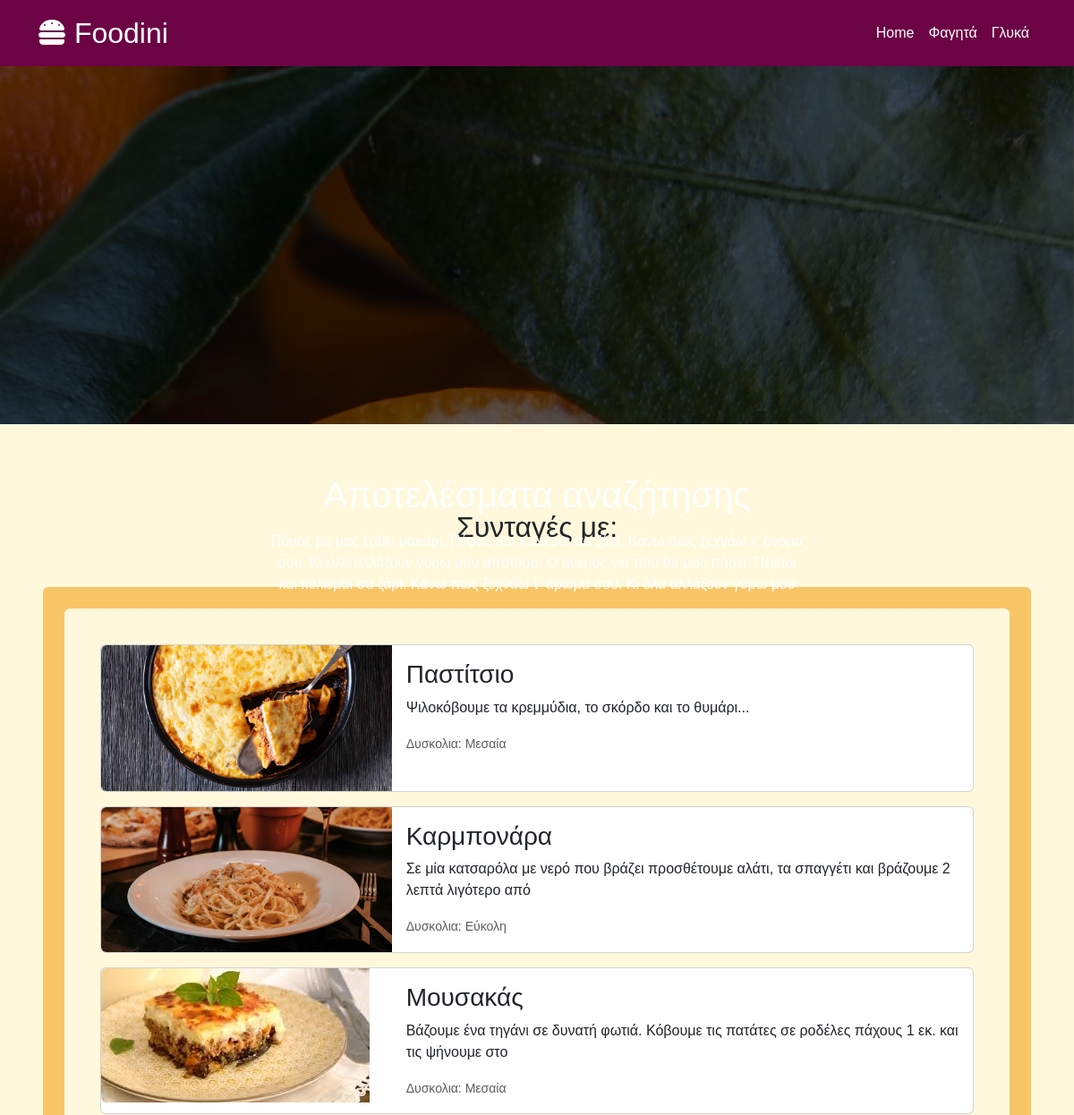
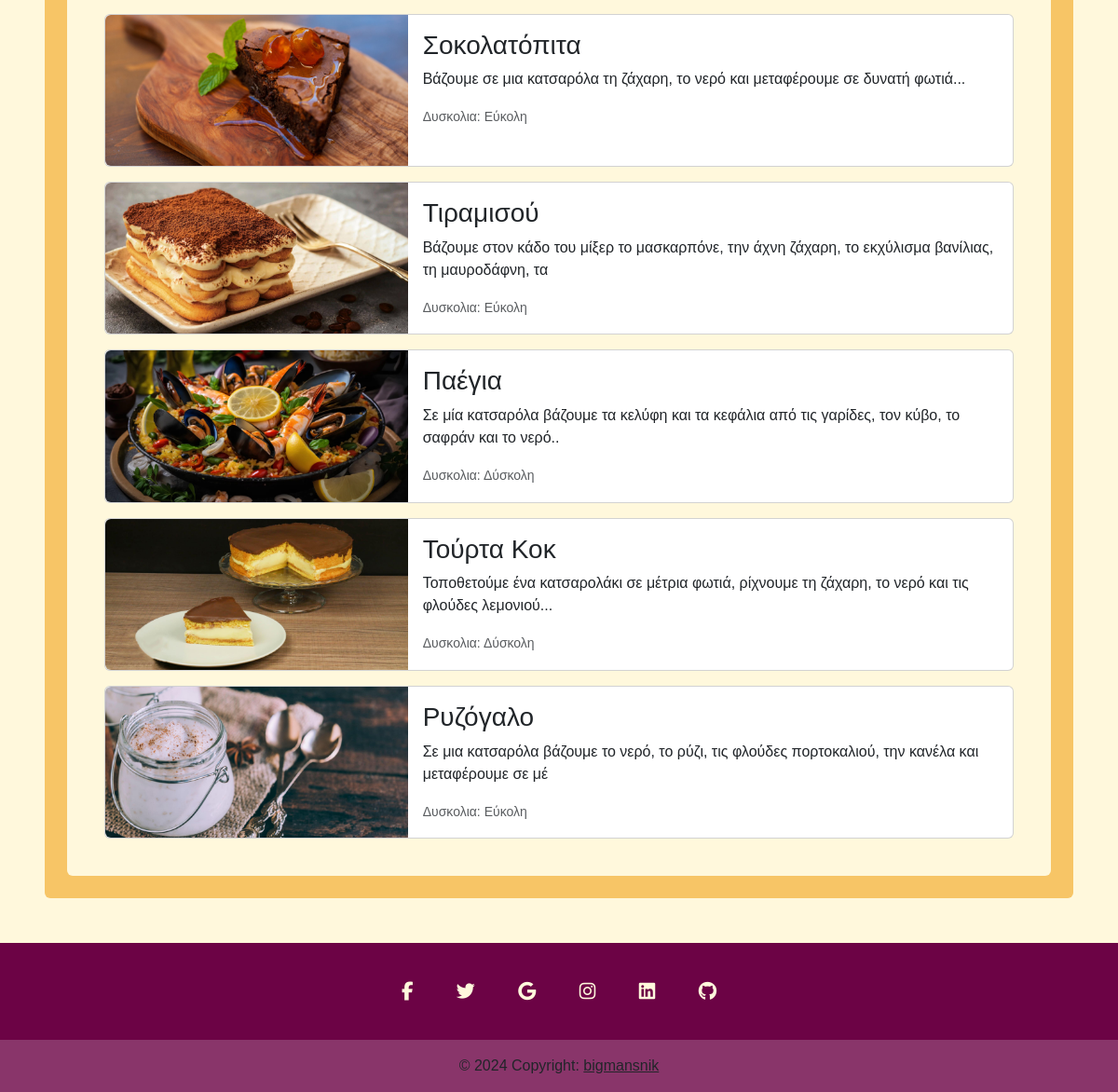
The page /pages/search_results.php on the database its author committed (2 pictures, top to bottom).
### tables this page shows
CREATE TABLE `recipes` (
  `recipe_id` int(11) NOT NULL,
  `title` varchar(30) NOT NULL,
  `page_title` varchar(50) NOT NULL,
  `category` enum('Αλμυρό','Γλυκό') NOT NULL,
  `difficulty` enum('Εύκολη','Μεσαία','Δύσκολη') NOT NULL,
  `description` text NOT NULL,
  `description_tiny` varchar(100) NOT NULL,
  `rating` int(11) NOT NULL,
  `liked` tinyint(1) NOT NULL,
  `thumbnail` varchar(50) NOT NULL,
  `full_res` varchar(50) NOT NULL,
  `author` varchar(30) NOT NULL
);

### pages/search_results.php (the view, shortened to what this page needs)
<!DOCTYPE html>
<html lang="en">
<head>
  <link href="https://cdn.jsdelivr.net/npm/bootstrap@5.3.3/dist/css/bootstrap.min.css" rel="stylesheet">
  <link rel="stylesheet" href="../css/style_reb.css">
</head>
<body class="d-flex flex-column ">
  <nav class="navbar navbar-expand-sm sticky-top navbar-dark">
    <div class="container">
      <a class="navbar-brand fs-2" href="index.php"><i class="fa-solid fa-burger"></i> Foodini</a>
      <div class="collapse navbar-collapse" id="navbarResponsive">
        <ul class="navbar-nav ms-auto">
          <li class="nav-item ">
            <a class="nav-link" href="index.php">Home</a>
          </li>
          <li class="nav-item">
            <a class="nav-link" href="faghta.php">Φαγητά</a>
          </li>
          <li class="nav-item active">
            <a class="nav-link" href="glyka.php">Γλυκά</a>
          </li>
        </ul>
      </div>
    </div>
  </nav>
  <div class="container-fluid photo-bg-syntages"></div>
  <div class="text-bg-syntages">
    <?php
    echo "<h1 class='mb-3'>Αποτελέσματα αναζήτησης</h1>";
    ?>
    <p>Πόνος μη μας έρθει μακάρι. Πέφτω και κυλιέμαι σα ζάρι. Κάνω πως ξεχνάω τ' όνομα σου. Κι όλα αλλάζουν γύρω μου απότομα. Ο άνεμος για πού θα μας πάρει;
      Πέφτω και κυλιέμαι σα ζάρι. Κάνω πως ξεχνάω τ' άρωμα σου. Κι όλα αλλάζουν γύρω μου
    </p>
  </div>
  <section class="container-fluid  p-5">
  <?php
    $search_thing = $_GET["search"];
    echo "<h2 class='text-center my-5'>Συνταγές με: ".$search_thing."</h1>";
    ?>
    <div class="container rounded syntages-container">
      <div class="row">
        <div class="col-lg-12 p-4">
          <div class="container-fluid ml-4 rounded syntages-midsection p-4">
            <?php
              include "connect_db.php";
              $search_thing = $_GET["search"];
              $find_recipe_with_id_sql = "SELECT * FROM recipes WHERE title LIKE '%$search_thing%'";
              $recipe = mysqli_query($conn, $find_recipe_with_id_sql);
              $result_number = mysqli_num_rows($recipe);
              if($result_number==0){
                echo "<h5>Δεν υπαρχουν συνταγές με: " . $search_thing . "</h5>";
              }else{
                while ($recipe_fetch = mysqli_fetch_assoc($recipe)) {
                echo "
                <a href='recepie_info.php?recipe_id=" . $recipe_fetch['recipe_id'] . "' style='text-decoration: none;'>
                  <div class='card mb-3 m-3'>
                    <div class='row g-0'>
                      <div class='col-md-4'>
                        <img src='../images/eikones_syntagwn/thumbnail/" . $recipe_fetch['thumbnail'] . ".jpg' class='img-fluid rounded-start' alt='...'>
                      </div>
                      <div class='col-md-8'>
                        <div class='card-body'>
                          <h3 class='card-title text-capitalize'>" . $recipe_fetch['title'] . "</h3>
                          <p class='card-text'>" . $recipe_fetch["description_tiny"] . "</p>
                          <p class='card-text'><small class='text-body-secondary'>" . "Δυσκολια: " . $recipe_fetch["difficulty"] . "</small></p>
                        </div>
                      </div>
                    </div>
                  </div>
                </a>
                ";
              };
              }
            ?>
          </div>
        </div>
      </div>
    </div>
  </section>
  <footer class="text-center text-white mt-auto" style="background-color: #6C0345; ">
    <div class="container pt-4">
      <section class="mb-4">
        <a class="btn btn-link btn-floating btn-lg text-dark m-1" href="#!" role="button" data-mdb-ripple-color="dark"><i class="fa-brands fa-facebook-f" style="color: #FFF8DC;"></i></a>
        <a class="btn btn-link btn-floating btn-lg text-dark m-1" href="#!" role="button" data-mdb-ripple-color="dark"><i class="fab fa-twitter" style="color: #FFF8DC;"></i></a>
        <a class="btn btn-link btn-floating btn-lg text-dark m-1" href="#!" role="button" data-mdb-ripple-color="dark"><i class="fab fa-google" style="color: #FFF8DC;"></i></a>
        <a class="btn btn-link btn-floating btn-lg text-dark m-1" href="#!" role="button" data-mdb-ripple-color="dark"><i class="fab fa-instagram" style="color: #FFF8DC;"></i></a>
        <a class="btn btn-link btn-floating btn-lg text-dark m-1" href="#!" role="button" data-mdb-ripple-color="dark"><i class="fab fa-linkedin" style="color: #FFF8DC;"></i></a>
        <a class="btn btn-link btn-floating btn-lg text-dark m-1" href="#!" role="button" data-mdb-ripple-color="dark"><i class="fab fa-github" style="color: #FFF8DC;"></i></a>
      </section>
    </div>
    <div class="text-center text-dark p-3" style="background-color: rgba(255, 255, 255, 0.2);">
      © 2024 Copyright:
      <a class="text-dark" href="https://www.youtube.com/watch?v=V1lAZ5OQ6qI">bigmansnik</a>
    </div>
  </footer>
</body>
</html>

### css/style_reb.css (style rules this page uses)
body { background-color: #FFF8DC; font-family: sans-serif; min-height: 100vh; }
.navbar { background-color: #6C0345; }
.nav-link { color: white; }
.photo-bg-syntages { background-image: url(../images/portokalia.jpg); background-repeat: no-repeat; background-position: center; background-attachment: fixed; background-size: cover; position: relative; height: 25rem; }
.photo-bg-syntages::after { content: ""; position: absolute; top: 0; left: 0; width: 100%; height: 100%; background: rgba(0, 0, 0, 0.628); }
.text-bg-syntages { color: rgb(255, 255, 255); position: absolute; top: 25%; left: 50%; transform: translate(-50%, -50%); text-align: center; }
.syntages-container { background-color: #F7C566; }
.syntages-midsection { background-color: #FFF8DC; }

### rows shown on the page
recipes: thumbnail (picture), title "Παστίτσιο", description_tiny "Ψιλοκόβουμε τα κρεμμύδια, το σκόρδο και το θυμάρι...", difficulty "Μεσαία"
recipes: thumbnail (picture), title "Καρμπονάρα", description_tiny "Σε μία κατσαρόλα με νερό που βράζει προσθέτουμε αλάτι, τα σπαγγέτι και βράζουμε 2 λεπτά λιγότερο από", difficulty "Εύκολη"
recipes: thumbnail (picture), title "Μουσακάς", description_tiny "Βάζουμε ένα τηγάνι σε δυνατή φωτιά. Κόβουμε τις πατάτες σε ροδέλες πάχους 1 εκ. και τις ψήνουμε στο", difficulty "Μεσαία"
recipes: thumbnail (picture), title "Σοκολατόπιτα", description_tiny "Βάζουμε σε μια κατσαρόλα τη ζάχαρη, το νερό και μεταφέρουμε σε δυνατή φωτιά...", difficulty "Εύκολη"
recipes: thumbnail (picture), title "Τιραμισού", description_tiny "Βάζουμε στον κάδο του μίξερ το μασκαρπόνε, την άχνη ζάχαρη, το εκχύλισμα βανίλιας, τη μαυροδάφνη, τα", difficulty "Εύκολη"
recipes: thumbnail (picture), title "Παέγια", description_tiny "Σε μία κατσαρόλα βάζουμε τα κελύφη και τα κεφάλια από τις γαρίδες, τον κύβο, το σαφράν και το νερό..", difficulty "Δύσκολη"
recipes: thumbnail (picture), title "Τούρτα Κοκ", description_tiny "Τοποθετούμε ένα κατσαρολάκι σε μέτρια φωτιά, ρίχνουμε τη ζάχαρη, το νερό και τις φλούδες λεμονιού...", difficulty "Δύσκολη"
recipes: thumbnail (picture), title "Ρυζόγαλο", description_tiny "Σε μια κατσαρόλα βάζουμε το νερό, το ρύζι, τις φλούδες πορτοκαλιού, την κανέλα και μεταφέρουμε σε μέ", difficulty "Εύκολη"
